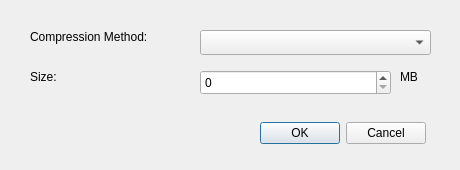
<?xml version="1.0" encoding="UTF-8"?>
<ui version="4.0">
 <class>Dialog</class>
 <widget class="QDialog" name="Dialog">
  <property name="geometry">
   <rect>
    <x>0</x>
    <y>0</y>
    <width>460</width>
    <height>170</height>
   </rect>
  </property>
  <property name="windowTitle">
   <string>Compression Method</string>
  </property>
  <property name="windowIcon">
   <iconset>
    <normaloff>../../../xdg/openshot.svg</normaloff>../../../xdg/openshot.svg</iconset>
  </property>
  <property name="locale">
   <locale language="English" country="UnitedStates"/>
  </property>
  <widget class="QLabel" name="label">
   <property name="geometry">
    <rect>
     <x>30</x>
     <y>30</y>
     <width>150</width>
     <height>15</height>
    </rect>
   </property>
   <property name="text">
    <string>&lt;html&gt;&lt;head/&gt;&lt;body&gt;&lt;p&gt;Compression Method:&lt;/p&gt;&lt;/body&gt;&lt;/html&gt;</string>
   </property>
  </widget>
  <widget class="QLabel" name="label_2">
   <property name="geometry">
    <rect>
     <x>30</x>
     <y>70</y>
     <width>130</width>
     <height>15</height>
    </rect>
   </property>
   <property name="locale">
    <locale language="English" country="UnitedStates"/>
   </property>
   <property name="text">
    <string>&lt;html&gt;&lt;head/&gt;&lt;body&gt;&lt;p&gt;Size:&lt;/p&gt;&lt;/body&gt;&lt;/html&gt;</string>
   </property>
  </widget>
  <widget class="QComboBox" name="cmbsize">
   <property name="geometry">
    <rect>
     <x>200</x>
     <y>30</y>
     <width>231</width>
     <height>25</height>
    </rect>
   </property>
  </widget>
  <widget class="QSpinBox" name="spinBox">
   <property name="geometry">
    <rect>
     <x>200</x>
     <y>70</y>
     <width>191</width>
     <height>25</height>
    </rect>
   </property>
  </widget>
  <widget class="QLabel" name="label_3">
   <property name="geometry">
    <rect>
     <x>400</x>
     <y>70</y>
     <width>40</width>
     <height>15</height>
    </rect>
   </property>
   <property name="text">
    <string>&lt;html&gt;&lt;head/&gt;&lt;body&gt;&lt;p&gt;MB&lt;/p&gt;&lt;/body&gt;&lt;/html&gt;</string>
   </property>
  </widget>
  <widget class="QDialogButtonBox" name="buttonBox">
   <property name="geometry">
    <rect>
     <x>250</x>
     <y>120</y>
     <width>176</width>
     <height>27</height>
    </rect>
   </property>
   <property name="standardButtons">
    <set>QDialogButtonBox::Cancel|QDialogButtonBox::Ok</set>
   </property>
  </widget>
 </widget>
 <resources/>
 <connections/>
</ui>
